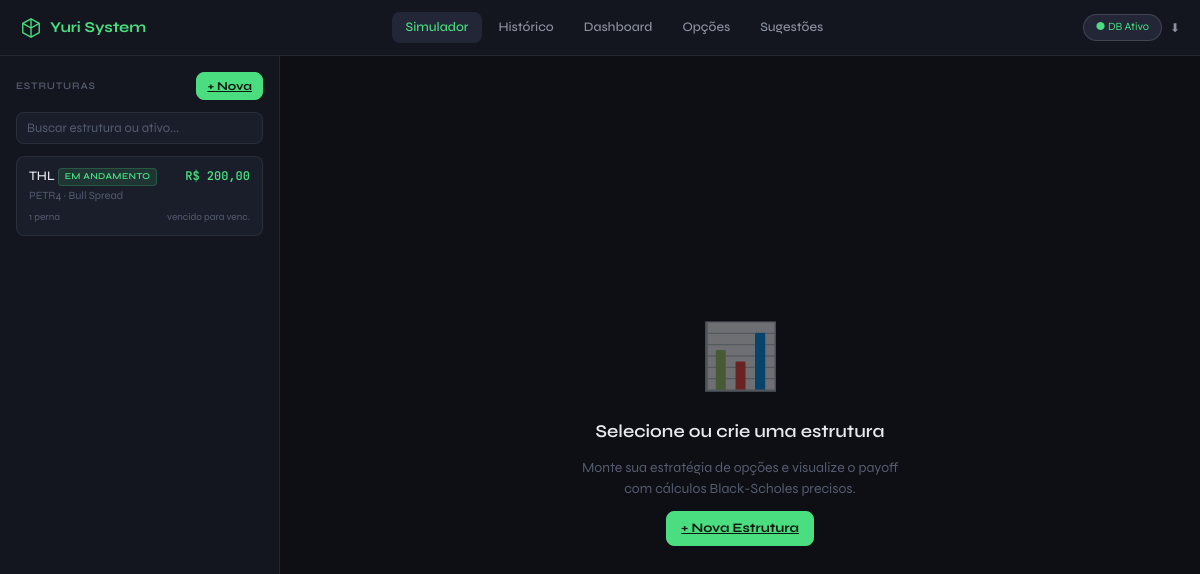
The page /simulador on the database as committed earlier.
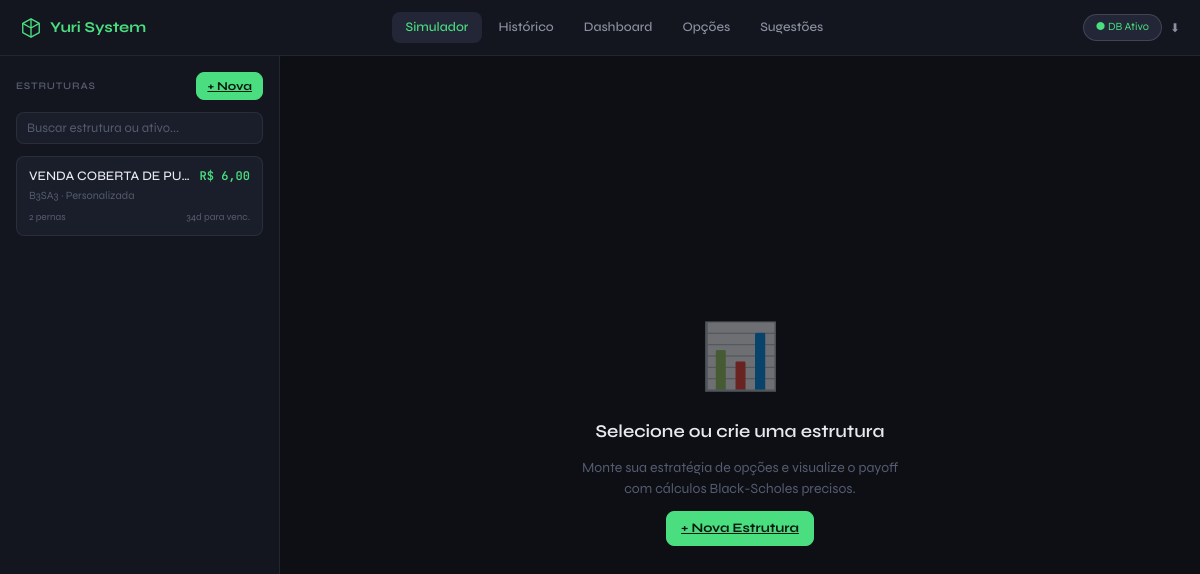
The same page on the database as committed later.
### tables this page shows
CREATE TABLE estruturas (
                id INTEGER PRIMARY KEY AUTOINCREMENT,
                nome TEXT NOT NULL,
                ativo TEXT,
                tipo TEXT,
                preco_atual REAL,
                data_venc TEXT,
                obs TEXT,
                criado_em TEXT,
                atualizado_em TEXT
            , status TEXT DEFAULT 'em_andamento');

### app.py (the view, shortened to what this page needs)
    @app.route("/simulador", methods=["GET", "POST"])
    @app.route("/simulador/<int:eid>", methods=["GET", "POST"])
    def simulador(eid: int | None = None):
        q = (request.args.get("q") or "").strip().lower()
        ests_all = db.get_estruturas()
        filtered = (
            [
                e
                for e in ests_all
                if q in (e.get("nome") or "").lower()
                or q in (e.get("ativo") or "").lower()
            ]
            if q
            else ests_all
        )
        for e in filtered:
            legs_e = db.get_legs(int(e["id"]))
            e["_premio_liq"] = BS.calc_metrics(e, legs_e)["premioLiq"]
        estrutura = None
        legs: list = []
        if eid:
            estrutura = db.get("estruturas", eid)
            if estrutura:
                legs = db.get_legs(eid)
        metrics = BS.calc_metrics(estrutura, legs) if estrutura else None
        show_current = session.get("show_current_bs", True)
        chart_html = None
        if estrutura and legs:
            chart_html = payoff_figure(estrutura, legs, show_current=show_current)
        modal_est = request.args.get("modal_est")
        modal_leg = request.args.get("modal_leg")
        edit_est_id = request.args.get("edit_est", type=int)
        edit_leg_id = request.args.get("edit_leg", type=int)
        est_form: dict = {}
        if modal_est:
            if edit_est_id:
                est_form = dict(db.get("estruturas", edit_est_id) or {})
            else:
                est_form = {}
        leg_form: dict = {}
        leg_rows = [leg_row_context(estrutura, lg) for lg in legs] if estrutura else []
        qtd_total = sum(float(lg.get("qtd") or 0) for lg in legs) if legs else 0.0
        return render_template(
            "simulador.html",
            estruturas=filtered,
            estrutura=estrutura,
            legs=legs,
            leg_rows=leg_rows,
            qtd_total=qtd_total,
            metrics=metrics,
            chart_html=chart_html,
            search_q=q,
            selected_id=eid,
            show_current_bs=show_current,
            estrategias_list=ESTRATEGIAS_LIST,
            brl=brl,
            fmt_date=fmt_date,
            dias_ute_venc=dias_ate_venc,
            color_pnl=color_pnl,
            modal_est=modal_est,
            modal_leg=modal_leg,
            edit_est_id=edit_est_id,
            edit_leg_id=edit_leg_id,
            est_form=est_form,
            leg_form=leg_form,
        )

### eagle/blackscholes.py (called while the page is built)
def norm_cdf(x: float) -> float:
    a1 = 0.254829592
    a2 = -0.284496736
    a3 = 1.421413741
    a4 = -1.453152027
    a5 = 1.061405429
    p = 0.3275911
    sign = -1.0 if x < 0 else 1.0
    ax = abs(x) / math.sqrt(2.0)
    t = 1.0 / (1.0 + p * ax)
    y = 1.0 - (((((a5 * t + a4) * t + a3) * t + a2) * t + a1) * t * math.exp(-ax * ax))
    return 0.5 * (1.0 + sign * y)

def norm_pdf(x: float) -> float:
    return math.exp(-0.5 * x * x) / math.sqrt(2 * math.pi)

def d1d2(S: float, K: float, T: float, r: float, sigma: float, q: float = 0.0):
    if T <= 0 or sigma <= 0 or S <= 0 or K <= 0:
        return float("nan"), float("nan")
    d1 = (math.log(S / K) + (r - q + 0.5 * sigma * sigma) * T) / (sigma * math.sqrt(T))
    d2 = d1 - sigma * math.sqrt(T)
    return d1, d2

def price(
    typ: OptionType,
    S: float,
    K: float,
    T: float,
    r: float,
    sigma: float,
    q: float = 0.0,
) -> float:
    if T <= 0:
        if typ == "call":
            return max(0.0, S - K)
        return max(0.0, K - S)
    d1, d2 = d1d2(S, K, T, r, sigma, q)
    if math.isnan(d1):
        return 0.0
    if typ == "call":
        return S * math.exp(-q * T) * norm_cdf(d1) - K * math.exp(-r * T) * norm_cdf(d2)
    return K * math.exp(-r * T) * norm_cdf(-d2) - S * math.exp(-q * T) * norm_cdf(-d1)

def _float_leg(leg: dict, key: str, default: float = 0.0) -> float:
    v = leg.get(key)
    if v is None or v == "":
        return default
    try:
        return float(v)
    except (TypeError, ValueError):
        return default

def leg_payoff_at_expiry(leg: dict, S: float) -> float:
    K = _float_leg(leg, "strike")
    prem = _float_leg(leg, "premio")
    qtd = _float_leg(leg, "qtd", 1.0)
    mult = 1.0 if leg.get("operacao") == "compra" else -1.0
    if leg.get("tipo") == "call":
        intrinsic = max(0.0, S - K)
    else:
        intrinsic = max(0.0, K - S)
    return mult * qtd * (intrinsic - prem)

def leg_pnl_current(leg: dict, S: float, T: float, r: float = 0.1075) -> float:
    K = _float_leg(leg, "strike")
    prem = _float_leg(leg, "premio")
    qtd = _float_leg(leg, "qtd", 1.0)
    iv = _float_leg(leg, "iv", 30.0)
    mult = 1.0 if leg.get("operacao") == "compra" else -1.0
    sigma = iv / 100.0
    typ = leg.get("tipo") or "call"
    if typ not in ("call", "put"):
        typ = "call"
    current_value = price(typ, S, K, T, r, sigma)  # type: ignore[arg-type]
    return mult * qtd * (current_value - prem)

### templates/simulador.html (shortened to what this page needs)
{% extends "base.html" %}
{% set active_page = 'simulador' %}
{% block body %}
<div id="page-simulador" class="page" style="display:grid">
    <aside class="sidebar">
        <div class="sidebar-header">
            <span class="sidebar-label">Estruturas</span>
            <a class="btn btn-sm btn-primary" href="{{ url_for('simulador', modal_est=1) }}">+ Nova</a>
        </div>
        <form method="get" action="{{ url_for('simulador', eid=selected_id) if selected_id else url_for('simulador') }}"
            class="search-form">
            <input name="q" id="search-input" class="search-input" placeholder="Buscar estrutura ou ativo..."
                autocomplete="off" value="{{ search_q or '' }}">
        </form>
        <div id="struct-list">
            {% if not estruturas %}
            <div class="empty-state">
                <div class="empty-icon">📂</div>
                <div>Nenhuma estrutura</div>
                <div class="empty-sub">Clique em "+ Nova" para começar</div>
            </div>
            {% else %}
            {% for e in estruturas %}
            <a href="{{ url_for('simulador', eid=e.id, q=search_q or none) }}"
                class="struct-item{% if selected_id == e.id %} active{% endif %}"
                style="text-decoration:none;color:inherit;display:block;">
                <div class="struct-item-row">
                    <div class="struct-item-info">
                        <div class="struct-nome">
                            {{ e.nome }}
                            {% if e.status == 'finalizada' %}
                            <span class="status-badge status-finalizada">Finalizada</span>
                            {% else %}
                            <span class="status-badge status-andamento">Em andamento</span>
                            {% endif %}
                        </div>
                        <div class="struct-meta">{{ e.ativo or '?' }} · {{ e.tipo or '—' }}</div>
                    </div>
                    <div class="struct-pnl {{ color_pnl(e._premio_liq) }}">{{ brl(e._premio_liq) }}</div>
                </div>
                <div class="struct-footer">
                    <span>{{ e._legsCount }} perna{% if e._legsCount != 1 %}s{% endif %}</span>
                    {% set dias = dias_ute_venc(e.dataVenc) %}
                    {% if dias is not none %}
                    <span>{% if dias >= 0 %}{{ dias }}d{% else %}vencido{% endif %} para venc.</span>
                    {% endif %}
                </div>
            </a>
            {% endfor %}
            {% endif %}
        </div>
    </aside>
    <main class="content">
        {% if not selected_id or not estrutura %}
        <div id="section-empty" class="section-empty">
            <div class="big-icon">📊</div>
            <h2>Selecione ou crie uma estrutura</h2>
            <p>Monte sua estratégia de opções e visualize o payoff<br>com cálculos Black-Scholes precisos.</p>
            <a class="btn btn-primary" href="{{ url_for('simulador', modal_est=1) }}">+ Nova Estrutura</a>
        </div>
            {% endif %}
    </main>
</div>
{% endblock %}

### templates/base.html (shortened to what this page needs)
<!DOCTYPE html>
<html lang="pt-BR">
<head>
    <link rel="stylesheet" href="{{ url_for('static', filename='css/style.css') }}">
</head>
<body>
    <header class="header">
        <div class="logo">
            <svg width="22" height="22" viewBox="0 0 24 24" fill="none" xmlns="http://www.w3.org/2000/svg">
                <path d="M12 2L3 7v10l9 5 9-5V7L12 2z" stroke="#4ade80" stroke-width="1.5" stroke-linejoin="round" />
                <path d="M12 2v20M3 7l9 5 9-5" stroke="#4ade80" stroke-width="1.5" stroke-linejoin="round" />
            </svg>
            Yuri System
        </div>
        <nav class="nav">
            <a class="nav-btn{% if active_page == 'simulador' %} active{% endif %}"
                href="{{ url_for('simulador') }}">Simulador</a>
            <a class="nav-btn{% if active_page == 'historico' %} active{% endif %}"
                href="{{ url_for('historico') }}">Histórico</a>
            <a class="nav-btn{% if active_page == 'dashboard' %} active{% endif %}"
                href="{{ url_for('dashboard') }}">Dashboard</a>
            <a class="nav-btn{% if active_page == 'opcoes' %} active{% endif %}"
                href="{{ url_for('opcoes_page') }}">Opções</a>
            <a class="nav-btn{% if active_page == 'sugestoes' %} active{% endif %}"
                href="{{ url_for('sugestoes_page') }}">Sugestões</a>
        </nav>
        <div class="header-right">
            <span class="db-badge" id="db-badge">● DB Ativo</span>
            <a href="{{ url_for('admin_backup') }}" title="Backup DB"
                style="color: var(--text2); text-decoration: none; font-size: 12px;">⬇</a>
        </div>
    </header>
    {% block body %}{% endblock %}
</body>
</html>

Rows that differ between the two databases and show on the page:
removed estruturas: nome "THL", status "EM ANDAMENTO", ativo "PETR4", tipo "Bull Spread", brl "R$ 200,00", _legsCount "1", shows "vencido"
added estruturas: nome "VENDA COBERTA DE PU…", ativo "B3SA3", tipo "Personalizada", brl "R$ 6,00", _legsCount "2", dias "34"
